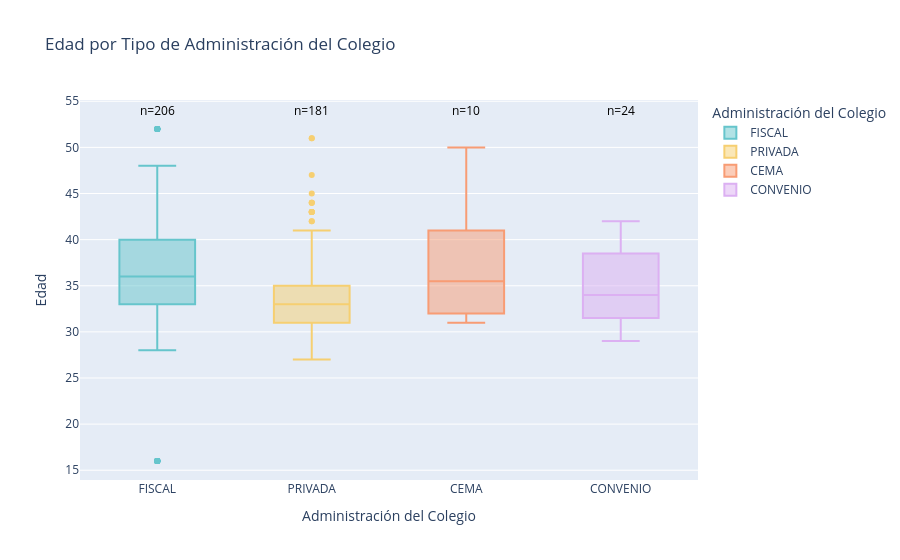

Notebook source saved alongside this figure:
### Markdown cell above
## **3. Comparación de edades por tipo de administración del colegio**
Se construye otro **boxplot** que compara la edad según el tipo de administración del colegio (público, privado, subvencionado, etc.):

- Permite identificar **patrones de edad asociados al tipo de colegio**.
- Detecta diferencias en la edad promedio o la dispersión entre los distintos tipos de colegios.

### Code cell
import plotly.express as px

# Crear el boxplot
fig = px.box(
    fusion, x="Administración del Colegio", y="Edad",
    title="Edad por Tipo de Administración del Colegio",
    color="Administración del Colegio",
    color_discrete_sequence=px.colors.qualitative.Pastel
)

# Calcular frecuencias por categoría
frecuencias = fusion["Administración del Colegio"].value_counts()

# Agregar anotaciones sobre cada caja
for i, categoria in enumerate(frecuencias.index):
    fig.add_annotation(
        x=categoria,
        y=fusion["Edad"].max() + 2,  # posición un poco arriba del max
        text=f"n={frecuencias[categoria]}",
        showarrow=False,
        font=dict(size=12, color="black")
    )

fig.show()

### Figure 1 — Plotly figure (JSON) as saved in the notebook; plotly's stock layout.template omitted (floating-point values rounded to 4 significant figures; data arrays with more than 128 entries replaced by an {"elided": "..."} marker saying what was removed)
{"data": [{"alignmentgroup": "True", "hovertemplate": "Administración del Colegio=%{x}<br>Edad=%{y}<extra></extra>", "legendgroup": "FISCAL", "marker": {"color": "rgb(102, 197, 204)"}, "name": "FISCAL", "notched": false, "offsetgroup": "FISCAL", "orientation": "v", "showlegend": true, "type": "box", "x": {"elided": "206 str values"}, "x0": " ", "xaxis": "x", "y": {"elided": "206 int values"}, "y0": " ", "yaxis": "y"}, {"alignmentgroup": "True", "hovertemplate": "Administración del Colegio=%{x}<br>Edad=%{y}<extra></extra>", "legendgroup": "PRIVADA", "marker": {"color": "rgb(246, 207, 113)"}, "name": "PRIVADA", "notched": false, "offsetgroup": "PRIVADA", "orientation": "v", "showlegend": true, "type": "box", "x": {"elided": "181 str values"}, "x0": " ", "xaxis": "x", "y": {"elided": "181 int values"}, "y0": " ", "yaxis": "y"}, {"alignmentgroup": "True", "hovertemplate": "Administración del Colegio=%{x}<br>Edad=%{y}<extra></extra>", "legendgroup": "CEMA", "marker": {"color": "rgb(248, 156, 116)"}, "name": "CEMA", "notched": false, "offsetgroup": "CEMA", "orientation": "v", "showlegend": true, "type": "box", "x": ["CEMA", "CEMA", "CEMA", "CEMA", "CEMA", "CEMA", "CEMA", "CEMA", "CEMA", "CEMA"], "x0": " ", "xaxis": "x", "y": [50, 41, 32, 32, 37, 34, 43, 40, 31, 31], "y0": " ", "yaxis": "y"}, {"alignmentgroup": "True", "hovertemplate": "Administración del Colegio=%{x}<br>Edad=%{y}<extra></extra>", "legendgroup": "CONVENIO", "marker": {"color": "rgb(220, 176, 242)"}, "name": "CONVENIO", "notched": false, "offsetgroup": "CONVENIO", "orientation": "v", "showlegend": true, "type": "box", "x": ["CONVENIO", "CONVENIO", "CONVENIO", "CONVENIO", "CONVENIO", "CONVENIO", "CONVENIO", "CONVENIO", "CONVENIO", "CONVENIO", "CONVENIO", "CONVENIO", "CONVENIO", "CONVENIO", "CONVENIO", "CONVENIO", "CONVENIO", "CONVENIO", "CONVENIO", "CONVENIO", "CONVENIO", "CONVENIO", "CONVENIO", "CONVENIO"], "x0": " ", "xaxis": "x", "y": [30, 35, 29, 31, 31, 40, 40, 42, 37, 32, 41, 41, 32, 39, 33, 33, 34, 34, 38, 33, 31, 35, 36, 30], "y0": " ", "yaxis": "y"}], "layout": {"annotations": [{"font": {"color": "black", "size": 12}, "showarrow": false, "text": "n=206", "x": "FISCAL", "y": 54}, {"font": {"color": "black", "size": 12}, "showarrow": false, "text": "n=181", "x": "PRIVADA", "y": 54}, {"font": {"color": "black", "size": 12}, "showarrow": false, "text": "n=24", "x": "CONVENIO", "y": 54}, {"font": {"color": "black", "size": 12}, "showarrow": false, "text": "n=10", "x": "CEMA", "y": 54}], "boxmode": "overlay", "legend": {"title": {"text": "Administración del Colegio"}, "tracegroupgap": 0}, "title": {"text": "Edad por Tipo de Administración del Colegio"}, "xaxis": {"anchor": "y", "categoryarray": ["FISCAL", "PRIVADA", "CEMA", "CONVENIO"], "categoryorder": "array", "domain": [0, 1], "title": {"text": "Administración del Colegio"}}, "yaxis": {"anchor": "x", "domain": [0, 1], "title": {"text": "Edad"}}}}
